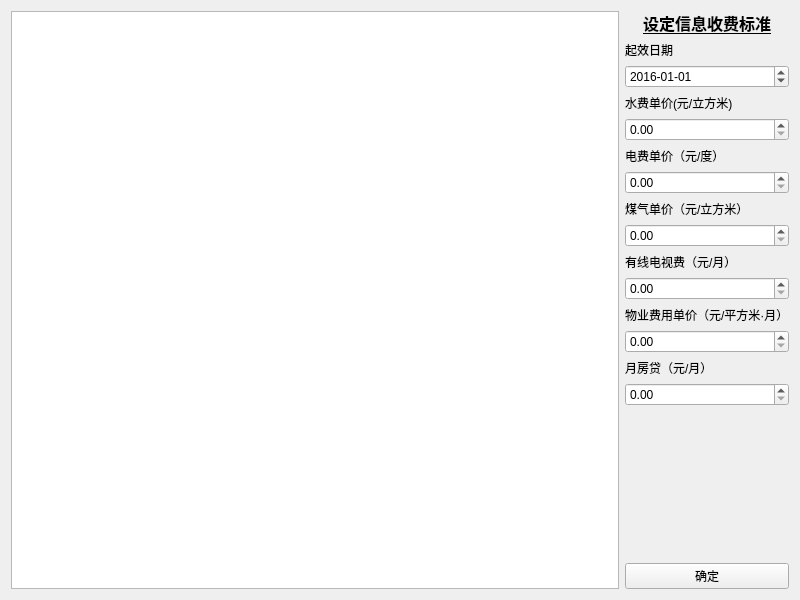
<?xml version="1.0" encoding="UTF-8"?>
<ui version="4.0">
 <class>setStandardWidget</class>
 <widget class="QWidget" name="setStandardWidget">
  <property name="geometry">
   <rect>
    <x>0</x>
    <y>0</y>
    <width>800</width>
    <height>600</height>
   </rect>
  </property>
  <property name="sizePolicy">
   <sizepolicy hsizetype="Expanding" vsizetype="Expanding">
    <horstretch>0</horstretch>
    <verstretch>0</verstretch>
   </sizepolicy>
  </property>
  <property name="minimumSize">
   <size>
    <width>800</width>
    <height>600</height>
   </size>
  </property>
  <property name="windowTitle">
   <string>Form</string>
  </property>
  <layout class="QGridLayout" name="gridLayout">
   <item row="0" column="0">
    <layout class="QHBoxLayout" name="horizontalLayout">
     <item>
      <widget class="QTableView" name="tableView"/>
     </item>
     <item>
      <layout class="QVBoxLayout" name="verticalLayout">
       <item>
        <widget class="QLabel" name="label">
         <property name="font">
          <font>
           <family>Calibri</family>
           <pointsize>12</pointsize>
           <weight>75</weight>
           <bold>true</bold>
           <underline>true</underline>
          </font>
         </property>
         <property name="text">
          <string>设定信息收费标准</string>
         </property>
         <property name="alignment">
          <set>Qt::AlignCenter</set>
         </property>
        </widget>
       </item>
       <item>
        <widget class="QLabel" name="label_2">
         <property name="text">
          <string>起效日期</string>
         </property>
        </widget>
       </item>
       <item>
        <widget class="QDateEdit" name="startDateDateEdit">
         <property name="dateTime">
          <datetime>
           <hour>0</hour>
           <minute>0</minute>
           <second>0</second>
           <year>2016</year>
           <month>1</month>
           <day>1</day>
          </datetime>
         </property>
         <property name="displayFormat">
          <string>yyyy-MM-dd</string>
         </property>
         <property name="date">
          <date>
           <year>2016</year>
           <month>1</month>
           <day>1</day>
          </date>
         </property>
        </widget>
       </item>
       <item>
        <widget class="QLabel" name="label_3">
         <property name="text">
          <string>水费单价(元/立方米)</string>
         </property>
        </widget>
       </item>
       <item>
        <widget class="QDoubleSpinBox" name="waterStandarddoubleSpinBox"/>
       </item>
       <item>
        <widget class="QLabel" name="label_4">
         <property name="text">
          <string>电费单价（元/度）</string>
         </property>
        </widget>
       </item>
       <item>
        <widget class="QDoubleSpinBox" name="wattStandarddoubleSpinBox"/>
       </item>
       <item>
        <widget class="QLabel" name="label_5">
         <property name="text">
          <string>煤气单价（元/立方米）</string>
         </property>
        </widget>
       </item>
       <item>
        <widget class="QDoubleSpinBox" name="gasStandarddoubleSpinBox"/>
       </item>
       <item>
        <widget class="QLabel" name="label_6">
         <property name="text">
          <string>有线电视费（元/月）</string>
         </property>
        </widget>
       </item>
       <item>
        <widget class="QDoubleSpinBox" name="tvStandarddoubleSpinBox"/>
       </item>
       <item>
        <widget class="QLabel" name="label_7">
         <property name="text">
          <string>物业费用单价（元/平方米·月）</string>
         </property>
        </widget>
       </item>
       <item>
        <widget class="QDoubleSpinBox" name="propStandarddoubleSpinBox"/>
       </item>
       <item>
        <widget class="QLabel" name="label_8">
         <property name="text">
          <string>月房贷（元/月）</string>
         </property>
        </widget>
       </item>
       <item>
        <widget class="QDoubleSpinBox" name="mortageStandarddoubleSpinBox">
         <property name="maximum">
          <double>999999.989999999990687</double>
         </property>
        </widget>
       </item>
       <item>
        <spacer name="verticalSpacer">
         <property name="orientation">
          <enum>Qt::Vertical</enum>
         </property>
         <property name="sizeHint" stdset="0">
          <size>
           <width>20</width>
           <height>40</height>
          </size>
         </property>
        </spacer>
       </item>
       <item>
        <widget class="QPushButton" name="submitPushButton">
         <property name="text">
          <string>确定</string>
         </property>
        </widget>
       </item>
      </layout>
     </item>
    </layout>
   </item>
  </layout>
 </widget>
 <resources/>
 <connections/>
</ui>
